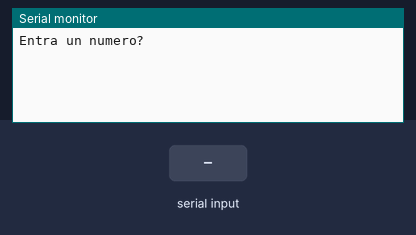
Simulated run of this sketch. Board: Arduino Uno, built with avr-gcc and run on an emulated ATmega328P. Parts: the last lines printed to the serial monitor. Inputs (shaded band) come from the test bench.

Above: at 1.2 s.
1.3 s: "90,45\n" received over Serial
At 2.4 s:
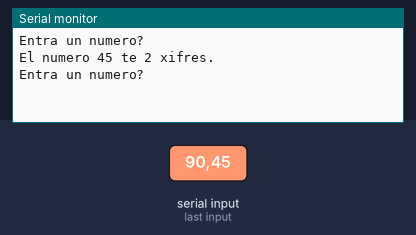
2.8 s: "30,150\n" received over Serial
At 3.6 s:
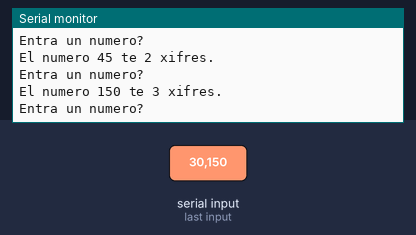

The sketch:

Number_Communication_3.ino
```cpp
/*************************************************************************
**                                                                      **
**                             TÍTOL:                                   **
**                        Number communication                          **
**                                                                      **
**  NOM:Oleguer Canamasas                           DATA:03/04/2017     **
*************************************************************************/

//****** Includes  *******************************************************


//****** Variables *******************************************************
const int ledPin = 13;
long numEntrat, num;
int numXifres;

//****** Setup  **********************************************************

void setup() {
  Serial.begin(9600);
  Serial.println("Entra un numero? ");
}
//****** Loop  ***********************************************************
void loop() {
  while (Serial.available() > 0) {

    numEntrat = Serial.parseInt();
    num = numEntrat;
    numXifres = 0;

    if (Serial.read() == '\n') {
      do{
        num = num / 10;
        numXifres++;
      }while (num != 0);
      Serial.print("El numero ");
      Serial.print(numEntrat);
      Serial.print(" te ");
      Serial.print(numXifres);
      Serial.println(" xifres.");
      Serial.println("");
      Serial.println("Entra un numero? ");
    }
  }
}
```

Measured:
- after the input at 1.3 s, the serial monitor: prints a new line at once (image 1)
- after the input at 2.8 s, the serial monitor: prints a new line at once (image 2)
